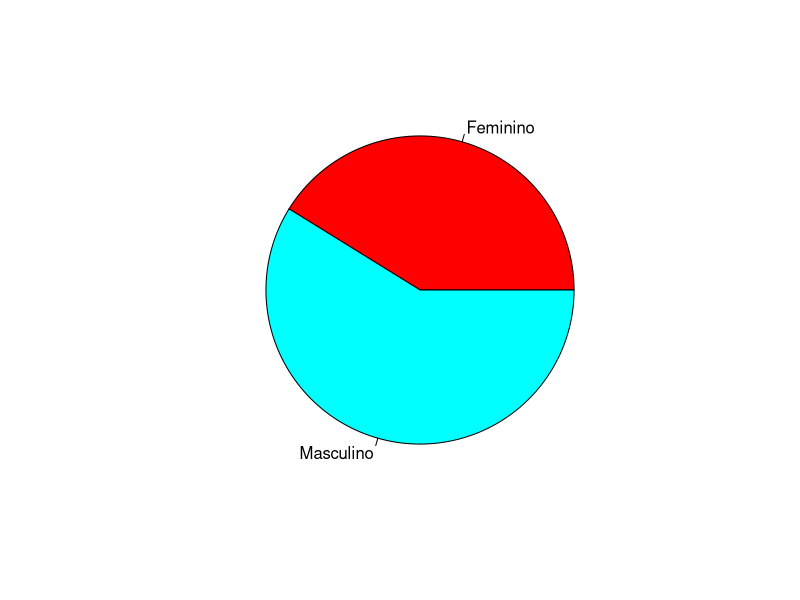
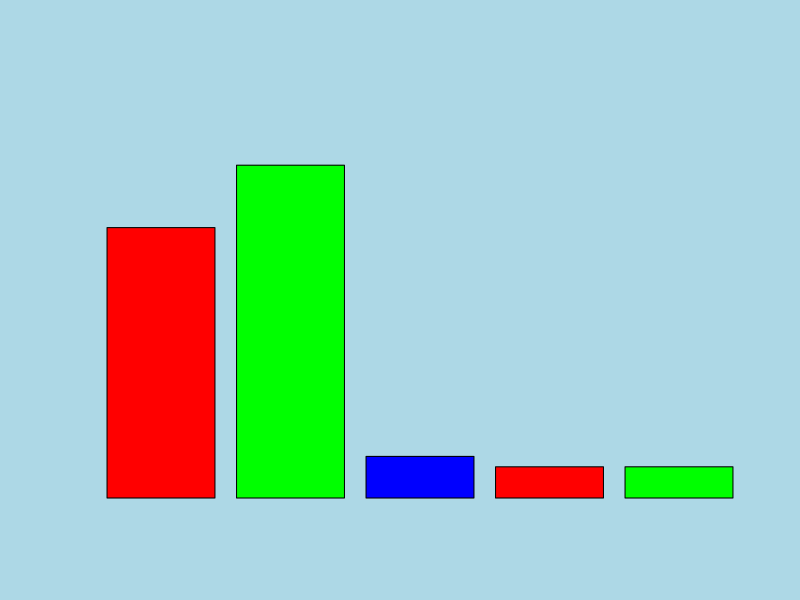

Here is the R script that generated these plots, in order: (Note: this script raises an error after producing the figures.)
install.packages("readxl")
library(readxl)
library(graphics)
library(stringr)
dados <- read_excel("dados/umses_alunos_2018.xlsx")

#Trata os dados, transformando números em strings (1 = "Indefinido", 
#2 = "Masculino", etc).
i<- 1
for (opcao in dados$genero) {
  if (opcao == 1) {
    dados$genero<- replace(dados$genero, i, "Indefinido")
  }
  else if (opcao == 2){
    dados$genero<- replace(dados$genero, i, "Masculino")
  }
  else {
    dados$genero<- replace(dados$genero, i, "Feminino")
  }
  i<-i+1
}
dados$genero

pie(table(dados$genero), col = rainbow(2))

#grafico da faixa etaria
#pegando dados
dados <- read_excel("dados/umses_alunos_2018.xlsx") 
dados2 <- read_excel("dados/dicionario_de_dados.xlsx")
dados2$X__4[5]
dados <- as.data.frame(dados) #deixando como data frame
#dados
dados2
dado<- table(dados$idade)
dado

png(filename="gráficos/faixa_etaria_pie.png", width = 800, height = 600, pointsize = 20)

par(bg = "light blue") #cor do fundo azul claro
nomes <- c("16 e 20","21 e 25","26 e 30")
barplot(dado,names.arg = nomes,ylim=c(0,40),xlab = "Idade",ylab = "Frequência",col = rainbow(3),main = "Faixa etária dos questionados")
dev.off()

#fazendo grafico principais motivos
dados <- read_excel("dados/umses_alunos_2018.xlsx")
dados <- as.data.frame(dados)

d<- c(sum(dados$contato),sum(dados$atualizado),sum(dados$preencher),sum(dados$encontrar),sum(dados$compopiniao),sum(dados$compfoto),sum(dados$amigosja),sum(dados$profnetwork),sum(dados$novaamizade),sum(dados$compdetalhe))
d
names(d) <- c("Contato","Atualizar","Tempo livre","Conteudo","Opiniões","Fotos ou vídeos","Amigos","Networking","Pessoas","Assuntos")
png(filename="gráficos/Seção3_barplot.png", width = 800, height = 600, pointsize = 20)

par(mar = c(7,4,4,4))
barplot(d,col=rainbow(11),las=2,ylim = c(0,60),main="Principais motivos de uso")
dev.off()
